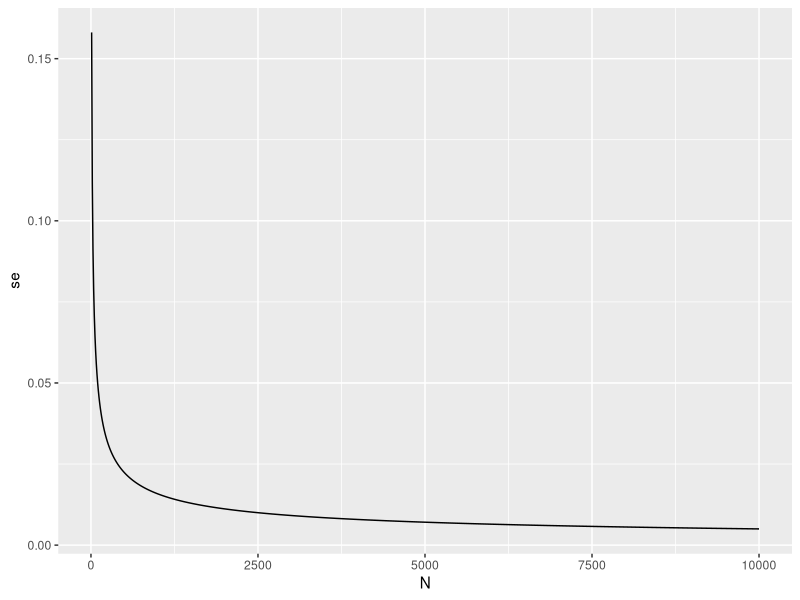
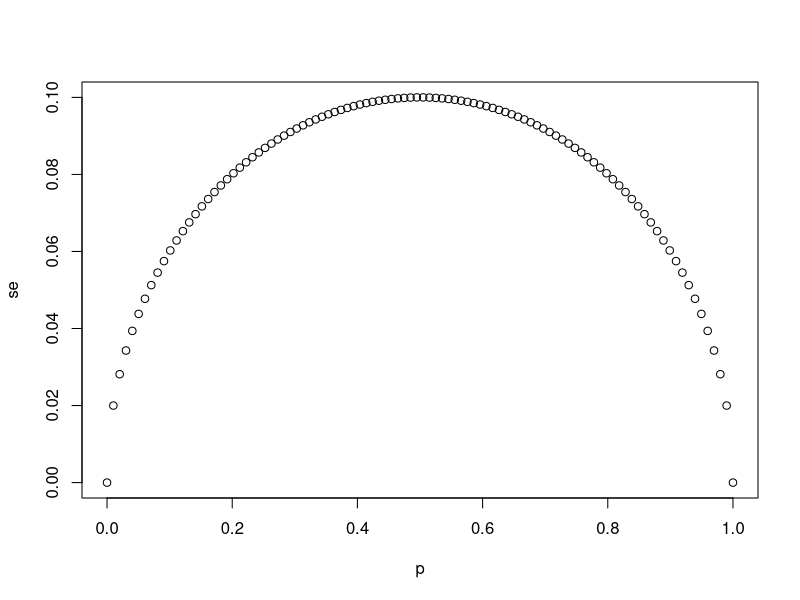
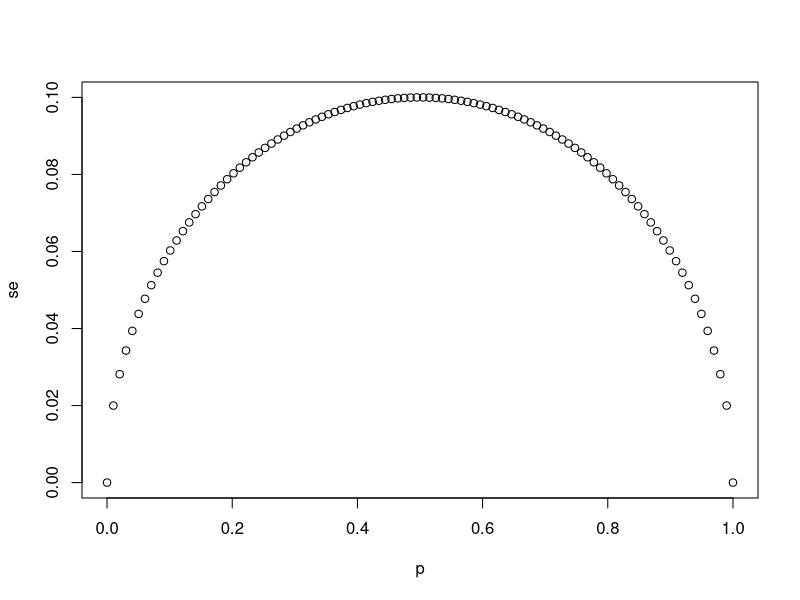
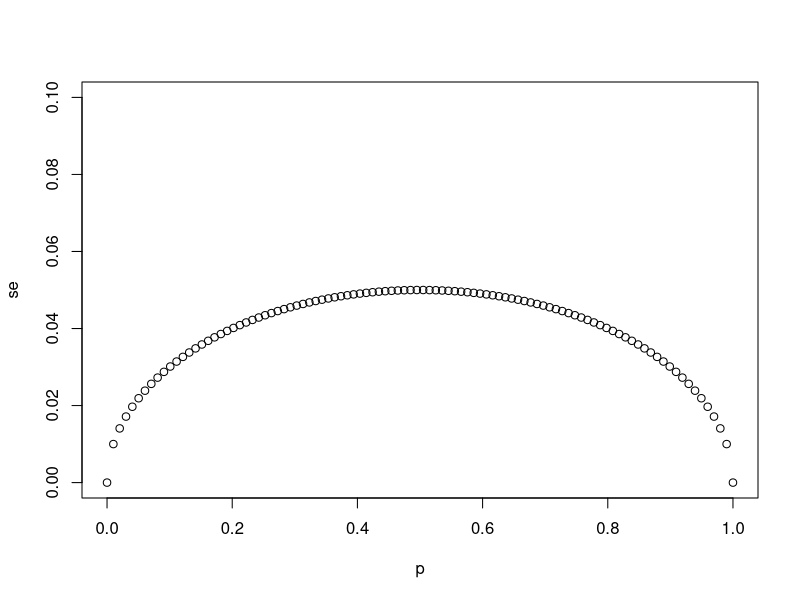
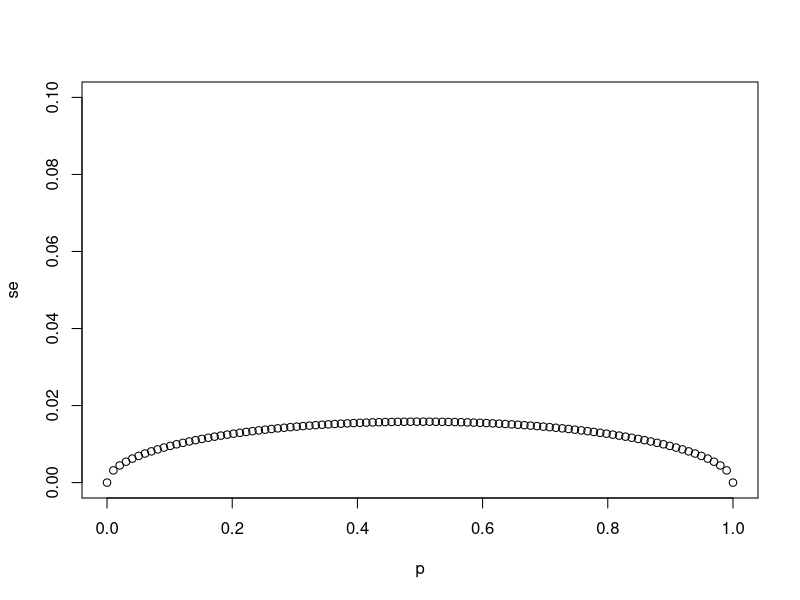
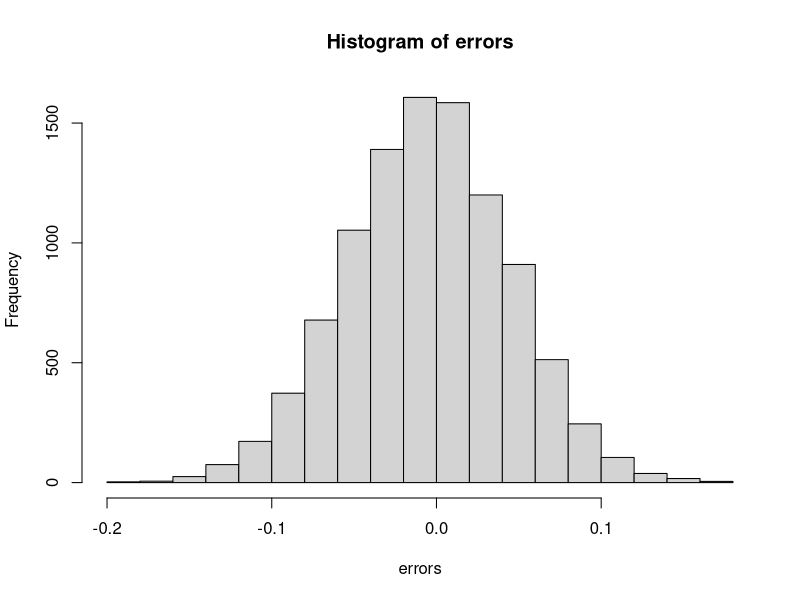
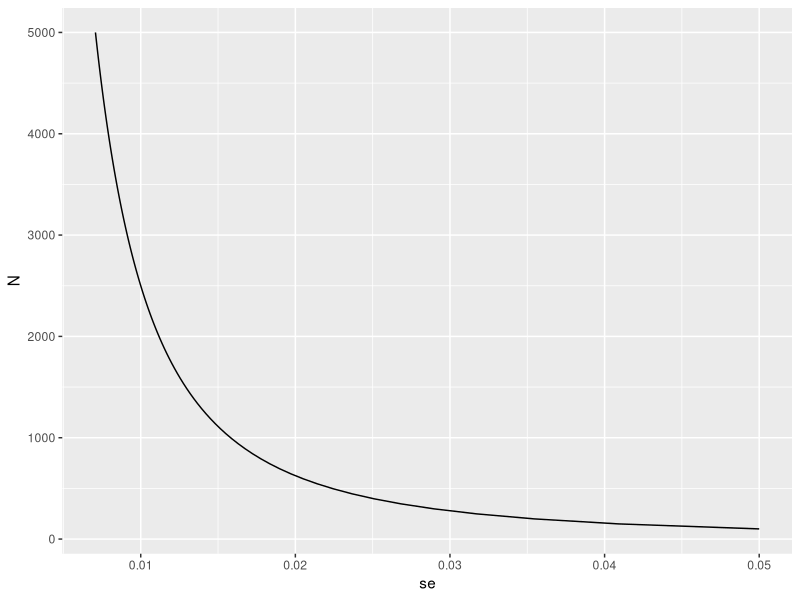
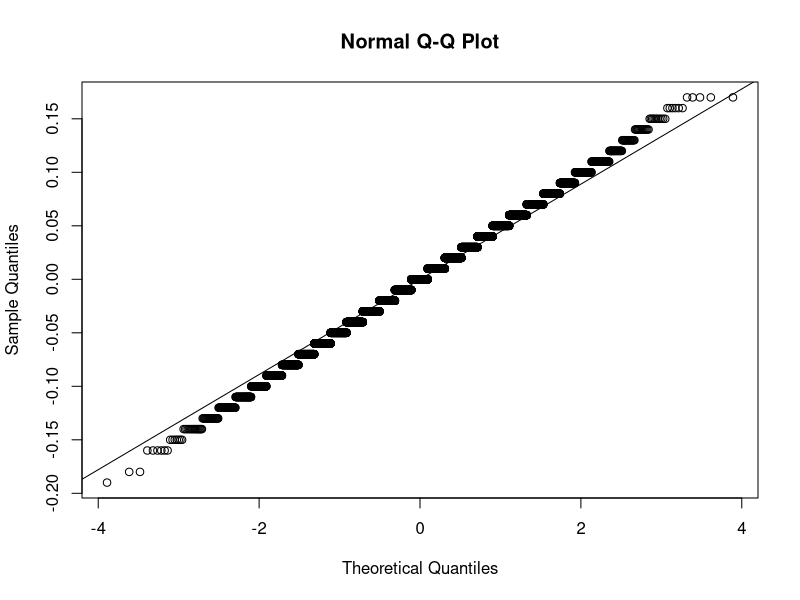

The R source for these figures, in order:
## ---- chunk 1
set.seed(123)
N <- 25
draw_res <- sample(c(0,1), N, replace = T)
sum_draw_res <- sum(draw_res)
X_avg <- sum_draw_res / N
X_avg
## ---- chunk 2
library(ggplot2)

p <- 0.51
Ns <- seq(10,10000, 10)
se_values <- sapply(Ns, function(N){
  sqrt(p*(1-p)/N)
})

se_df <- data.frame(se = se_values, N = Ns)

ggplot(se_df, aes(x = N, y = se))+
  geom_line()
## ---- chunk 3
sqrt(p*(1-p))/sqrt(1000)
## ---- chunk 4
# `N` represents the number of people polled
N <- 25

# Create a variable `p` that contains 100 proportions ranging from 0 to 1 using the `seq` function
p <- seq(0,1, length = 100)

# Create a variable `se` that contains the standard error of each sample average
se <- sqrt(p * (1 - p)/N)

# Plot `p` on the x-axis and `se` on the y-axis
plot(p,se)
## ---- chunk 5
# The vector `p` contains 100 proportions of Democrats ranging from 0 to 1 using the `seq` function
p <- seq(0, 1, length = 100)

# The vector `sample_sizes` contains the three sample sizes
sample_sizes <- c(25, 100, 1000)

# Write a for-loop that calculates the standard error `se` for every value of `p` for each of the three samples sizes `N` in the vector `sample_sizes`. Plot the three graphs, using the `ylim` argument to standardize the y-axis across all three plots.
for(N in sample_sizes){
  se <- sqrt(p*(1-p)/N)
  plot(p, se, ylim = c(0,0.5/sqrt(25)))
}
## ---- chunk 6
# `N` represents the number of people polled
N <- 25

# `p` represents the proportion of Democratic voters
p <- 0.45

# Calculate the standard error of the spread. Print this value to the console.
#SE[^X - (1 - ^X)] = SE[2^X -1] = 2SE[^X] = 2sqrt(p(1-p)/N)

2*sqrt(p*(1-p)/N)
## ---- chunk 7
x_hat <- 0.48
se <- sqrt(x_hat*(1-x_hat)/25)
se
## ---- chunk 8
pnorm(0.01/se) - pnorm(-0.01/se)
## ---- chunk 9
1.96*se
## ---- chunk 10
pnorm(1.96) - pnorm(-1.96)
## ---- chunk 11
B <- 10000
N <- 1000
x_hat <- replicate(B, {
  x <- sample(c(0,1), size = N, replace = TRUE, prob = c(1-p, p))
  mean(x)
})
## ---- chunk 12
p <- 0.45
N <- 1000

x <- sample(c(0,1), size = N, replace = TRUE, prob = c(1-p, p))
x_hat <- mean(x)

## ---- chunk 13
B <- 10000
x_hat <- replicate(B, {
  x <- sample(c(0,1), size = N, replace = TRUE, prob = c(1-p, p))
  mean(x)
})

mean(x_hat)
sd(x_hat)
## ---- chunk 14
# Write a function called `take_sample` that takes `p` and `N` as arguements and returns the average value of a randomly sampled population.
take_sample <- function(p, N){
  draws <- sample(c(1,0), size = N, replace = T, prob = c(p,1-p))
  mean(draws)
}


# Use the `set.seed` function to make sure your answer matches the expected result after random sampling
set.seed(1)

# Define `p` as the proportion of Democrats in the population being polled
p <- 0.45

# Define `N` as the number of people polled
N <- 100

# Call the `take_sample` function to determine the sample average of `N` randomly selected people from a population containing a proportion of Democrats equal to `p`. Print this value to the console.
take_sample(p,N)
## ---- chunk 15
# Define `p` as the proportion of Democrats in the population being polled
p <- 0.45

# Define `N` as the number of people polled
N <- 100

# The variable `B` specifies the number of times we want the sample to be replicated
B <- 10000

# Use the `set.seed` function to make sure your answer matches the expected result after random sampling
set.seed(1)

# Create an objected called `errors` that replicates subtracting the result of the `take_sample` function from `p` for `B` replications
errors <- replicate(B, p - take_sample(p, N))

# Calculate the mean of the errors. Print this value to the console.
mean(errors)
## ---- chunk 16
mean(errors)
hist(errors)
## ---- chunk 17
# Define `p` as the proportion of Democrats in the population being polled
p <- 0.45

# Define `N` as the number of people polled
N <- 100

# The variable `B` specifies the number of times we want the sample to be replicated
B <- 10000

# Use the `set.seed` function to make sure your answer matches the expected result after random sampling
set.seed(1)

# We generated `errors` by subtracting the estimate from the actual proportion of Democratic voters
errors <- replicate(B, p - take_sample(p, N))

# Calculate the mean of the absolute value of each simulated error. Print this value to the console.
mean(abs(errors))
## ---- chunk 18
# Define `p` as the proportion of Democrats in the population being polled
p <- 0.45

# Define `N` as the number of people polled
N <- 100

# The variable `B` specifies the number of times we want the sample to be replicated
B <- 10000

# Use the `set.seed` function to make sure your answer matches the expected result after random sampling
set.seed(1)

# We generated `errors` by subtracting the estimate from the actual proportion of Democratic voters
errors <- replicate(B, p - take_sample(p, N))

# Calculate the standard deviation of `errors`
sqrt(mean(errors^2))
## ---- chunk 19
# Define `p` as the expected value equal to 0.45
p <- 0.45

# Define `N` as the sample size
N <- 100

# Calculate the standard error
se <- sqrt(p*(1-p)/N)
se
## ---- chunk 20
# Define `p` as a proportion of Democratic voters to simulate
p <- 0.45

# Define `N` as the sample size
N <- 100

# Use the `set.seed` function to make sure your answer matches the expected result after random sampling
set.seed(1)

# Define `X` as a random sample of `N` voters with a probability of picking a Democrat ('1') equal to `p`
X <- sample(c(1,0), replace = T, size = N, prob = c(p,1-p))

# Define `X_bar` as the average sampled proportion
X_bar <- mean(X)

# Calculate the standard error of the estimate. Print the result to the console.
se <- sqrt(X_bar*(1-X_bar)/N)
se
## ---- chunk 21
N <- seq(100, 5000, len = 100)
p <- 0.5
se <- sqrt(p*(1-p)/N)

ggplot(data.frame(se, N), aes(x = se, y = N))+geom_line()
## ---- chunk 22
qqnorm(errors)
qqline(errors)
## ---- chunk 23
p <- 0.45
N <- 100
1 - pnorm(0.5, p, sqrt(p*(1-p)/N))
## ---- chunk 24
N <-100
X_hat <- 0.51
se_hat <- sqrt(X_hat*(1-X_hat)/N)
1 - pnorm(.01, 0, se_hat) + pnorm(-0.01, 0, se_hat)
## ---- chunk 25
p <- 0.45
N <- 1000

set.seed(123)
x <- sample(c(0, 1), size = N, replace = TRUE, prob = c(1-p, p))
x_hat <- mean(x)
se_hat <- sqrt(x_hat * (1 - x_hat) / N)
c(x_hat - 1.96 * se_hat, x_hat + 1.96 * se_hat)

set.seed(189)
x <- sample(c(0, 1), size = N, replace = TRUE, prob = c(1-p, p))
x_hat <- mean(x)
se_hat <- sqrt(x_hat * (1 - x_hat) / N)
c(x_hat - 1.96 * se_hat, x_hat + 1.96 * se_hat)
## ---- chunk 26
pnorm(1.96) - pnorm(-1.96)
## ---- chunk 27
p <- 0.995
z <- qnorm(p)
pnorm(z) - pnorm(-z)
## ---- chunk 28
qnorm(0.975)


# expected p

p <- c(0.9, 0.95, 0.99)
a <- 1 - p
z <- qnorm(1-a/2)
pnorm(z) - pnorm(-z)
## ---- chunk 29
library(dplyr)
p <- 0.45
N <- 1000
B <- 10000
inside <- replicate(B, {
  x <- sample(c(0,1), size = N, replace = TRUE, prob = c(1-p, p))
  x_hat <- mean(x)
  se_hat <- sqrt(x_hat * (1 - x_hat) / N)
  between(p, x_hat - 1.96 * se_hat, x_hat + 1.96 * se_hat)
})
mean(inside)
## ---- chunk 30
library(tidyverse)
library(dslabs)
data(polls_us_election_2016)

# Generate an object `polls` that contains data filtered for polls that ended on or after October 31, 2016 in the United States
polls <- polls_us_election_2016 |> 
  filter(enddate >= "2016-10-31" & state == "U.S.")


# How many rows does `polls` contain? Print this value to the console.
nrow(polls)

# Assign the sample size of the first poll in `polls` to a variable called `N`. Print this value to the console.
N <- head(polls$samplesize,1)
N


# For the first poll in `polls`, assign the estimated percentage of Clinton voters to a variable called `X_hat`. Print this value to the console.
X_hat <- head(polls$rawpoll_clinton,1)/100
X_hat

# Calculate the standard error of `X_hat` and save it to a variable called `se_hat`. Print this value to the console.
se_hat <- sqrt(X_hat * (1 - X_hat) / N)
se_hat

# Use `qnorm` to calculate the 95% confidence interval for the proportion of Clinton voters. Save the lower and then the upper confidence interval to a variable called `ci`.
a <- 0.05
z <- qnorm(1-a/2)
ci <- c(X_hat - z * se_hat, X_hat + z * se_hat)
ci
## ---- chunk 31
# Create a new object called `pollster_results` that contains columns for pollster name, end date, X_hat, se_hat, lower confidence interval, and upper confidence interval for each poll.
polls <- mutate(polls, X_hat = polls$rawpoll_clinton/100, se_hat = sqrt(X_hat*(1-X_hat)/polls$samplesize), lower = X_hat - qnorm(0.975)*se_hat, upper = X_hat + qnorm(0.975)*se_hat)
pollster_results <- select(polls, pollster, enddate, X_hat, se_hat, lower, upper)
pollster_results
## ---- chunk 32
# Add a logical variable called `hit` that indicates whether the actual value exists within the confidence interval of each poll. Summarize the average `hit` result to determine the proportion of polls with confidence intervals include the actual value. Save the result as an object called `avg_hit`.
avg_hit <- pollster_results %>% mutate(hit=(lower<0.482 & upper>0.482))
avg_hit
## ---- chunk 33
avg_hit %>% summarise(mean(hit))
## ---- chunk 34
# contrast that p is understimate

ggplot(avg_hit)+
  geom_point(aes(y = pollster, x = X_hat, color = hit))+
  geom_vline(xintercept = 0.482)
## ---- chunk 35
# Add a statement to this line of code that will add a new column named `d_hat` to `polls`. The new column should contain the difference in the proportion of voters.
polls <- polls_us_election_2016 %>% filter(enddate >= "2016-10-31" & state == "U.S.") %>% 
  mutate(d_hat = rawpoll_clinton/100 - rawpoll_trump/100)

## ---- chunk 36
N <- polls$samplesize[1]
d_hat <- polls$d_hat[1]
X_hat <- (d_hat+1)/2
se_hat <- 2*sqrt(X_hat*(1-X_hat)/N)
d_hat + c(-1,1)*pnorm(0.975)*se_hat
## ---- chunk 37
polls %>% mutate(X_hat = (d_hat+1)/2, se_hat = 2*sqrt(X_hat*(1-X_hat)/samplesize),
                 lower = d_hat - pnorm(0.975)*se_hat, upper = d_hat + pnorm(0.975)*se_hat, 
                 hit = lower<=0.021 & upper>=0.021) %>%
  select(pollster, enddate, d_hat, lower, upper, hit) 
## ---- chunk 38
polls %>% mutate(X_hat = (d_hat+1)/2, se_hat = 2*sqrt(X_hat*(1-X_hat)/samplesize),
                 lower = d_hat - pnorm(0.975)*se_hat, upper = d_hat + pnorm(0.975)*se_hat, 
                 hit = lower<=0.021 & upper>=0.021) %>%
  select(pollster, enddate, d_hat, lower, upper, hit) %>% 
  summarize(mean(hit))
## ---- chunk 39
polls %>% mutate(error = d_hat - 0.021) %>%
  ggplot(aes(pollster, error)) +
  geom_point() +
  theme(axis.text.x = element_text(angle = 90, hjust = 1))
## ---- chunk 40
polls %>% mutate(error = d_hat - 0.021) %>%
  group_by(pollster) %>%
  filter(n() >= 5) %>%
  ggplot(aes(pollster, error)) +
  geom_point() +
  theme(axis.text.x = element_text(angle = 90, hjust = 1))
## ---- chunk 41
N <- 25
x_hat <- 0.48
(2 * x_hat - 1) + c(-1.96, 1.96) * 2 * sqrt(x_hat * (1 - x_hat) / N)
## ---- chunk 42
N <- 100
z <- sqrt(N)*0.02/0.5
1 - (pnorm(z) - pnorm(-z))
## ---- chunk 43
library(tidyverse)
library(dslabs)
d <- 0.039
Ns <- c(1298, 533, 1342, 897, 774, 254, 812, 324, 1291, 1056, 2172, 516)
p <- (d + 1) / 2

polls <- map_df(Ns, function(N) {
  x <- sample(c(0,1), size=N, replace=TRUE, prob=c(1-p, p))
  x_hat <- mean(x)
  se_hat <- sqrt(x_hat * (1 - x_hat) / N)
  list(estimate = 2 * x_hat - 1, 
    low = 2*(x_hat - 1.96*se_hat) - 1, 
    high = 2*(x_hat + 1.96*se_hat) - 1,
    sample_size = N)
}) |> mutate(poll = as.factor(seq_along(Ns)))

ggplot(polls, aes(x = estimate, y = poll)) +
  geom_point(color = "deepskyblue")+
  geom_segment(aes(x = low, xend = high, y = poll, yend = poll), color = "deepskyblue")
## ---- chunk 44
sum(polls$sample_size)
## ---- chunk 45
d_hat <- polls |> 
  summarize(avg = sum(estimate*sample_size) / sum(sample_size)) |> 
  pull(avg)
## ---- chunk 46
data(polls_us_election_2016)
## ---- chunk 47
polls <- polls_us_election_2016 |> 
  filter(state == "U.S." & enddate >= "2016-10-31" &
           (grade %in% c("A+","A","A-","B+") | is.na(grade))) |>
  mutate(spread = rawpoll_clinton/100 - rawpoll_trump/100)
## ---- chunk 48
d_hat <- polls |>
  summarize(d_hat = sum(spread*samplesize) / sum(samplesize),
            p_hat = (d_hat+1)/2,
            moe = 1.96 * 2 * sqrt(p_hat * (1 - p_hat) / sum(samplesize)))

d_hat
## ---- chunk 49
polls |>
  ggplot(aes(spread)) +
  geom_histogram(color="black", binwidth = .01)
## ---- chunk 50
polls |> group_by(pollster) |> summarize(n())

polls |> ggplot(aes(x = spread, y = pollster))+geom_point()+theme_minimal()
## ---- chunk 51
polls |> group_by(pollster) |> 
  filter(n() >= 6) |>
  summarize(d_hat = sum(spread*samplesize) / sum(samplesize),
            p_hat = (d_hat+1)/2,
            moe = 1.96 * 2 * sqrt(p_hat * (1 - p_hat) / sum(samplesize)),
            se = 2 * sqrt(p_hat * (1-p_hat) / median(samplesize))) %>%
  select(pollster, se)
## ---- chunk 52
one_poll_per_pollster <- polls |> group_by(pollster) |> 
  filter(enddate == max(enddate)) |>
  ungroup()

ggplot(one_poll_per_pollster, aes(x = spread))+geom_histogram()
## ---- chunk 53
sd(one_poll_per_pollster$spread)
## ---- chunk 54
results <- one_poll_per_pollster |> 
  summarize(avg = mean(spread), 
            se = sd(spread) / sqrt(length(spread))) |> 
  mutate(start = avg - 1.96 * se, 
         end = avg + 1.96 * se) 
round(results * 100, 1)
## ---- chunk 55
# Load the 'dslabs' package and data contained in 'heights'
library(dslabs)
data(heights)

# Make a vector of heights from all males in the population
x <- heights %>% filter(sex == "Male") %>%
  .$height

# Calculate the population average. Print this value to the console.
mean(x)

# Calculate the population standard deviation. Print this value to the console.
sd(x)
## ---- chunk 56
# Use the `set.seed` function to make sure your answer matches the expected result after random sampling
set.seed(1)

# Define `N` as the number of people measured
N <- 50

# Define `X` as a random sample from our population `x`
X <- sample(x, N, replace = TRUE)

# Calculate the sample average. Print this value to the console.
mean(X)

# Calculate the sample standard deviation. Print this value to the console.
sd(X)
## ---- chunk 57
# Use the `set.seed` function to make sure your answer matches the expected result after random sampling
set.seed(1)

# Define `N` as the number of people measured
N <- 50

# Define `X` as a random sample from our population `x`
X <- sample(x, N, replace = TRUE)

# Define `se` as the standard error of the estimate. Print this value to the console.
X_hat <- mean(X)
se_hat <- sd(X)
se <- se_hat / sqrt(N)
se

# Construct a 95% confidence interval for the population average based on our sample. Save the lower and then the upper confidence interval to a variable called `ci`.
alpha <- 0.05 / 2
low_interval <- qnorm(0 + alpha, X_hat, se)
up_interval <- qnorm(1 - alpha, X_hat, se)
ci <- c(low_interval, up_interval)
ci
## ---- chunk 58
# Define `mu` as the population average
mu <- mean(x)

# Use the `set.seed` function to make sure your answer matches the expected result after random sampling
set.seed(1)

# Define `N` as the number of people measured
N <- 50

# Define `B` as the number of times to run the model
B <- 10000

# Define an object `res` that contains a logical vector for simulated intervals that contain mu
res <- replicate(B, {
  X <- sample(x, N, replace = T)
  X_hat <- mean(X)
  se_hat <- sd(X)
  se <- se_hat / sqrt(N)
  alpha <- 0.05 / 2
  low_interval <- qnorm(0 + alpha, X_hat, se)
  up_interval <- qnorm(1 - alpha, X_hat, se)
  between(mu, low_interval, up_interval)
})

mean(res)
## ---- chunk 59
data(polls_us_election_2016)
polls <- polls_us_election_2016 |> 
  filter(pollster %in% c("Rasmussen Reports/Pulse Opinion Research",
                         "The Times-Picayune/Lucid") &
           enddate >= "2016-10-15" &
           state == "U.S.") |> 
  mutate(spread = rawpoll_clinton/100 - rawpoll_trump/100)

polls %>% ggplot(aes(x = pollster, y = spread))+
  geom_boxplot()+
  geom_point()

## ---- chunk 60
# Create an object called `sigma` that contains a column for `pollster` and a column for `s`, the standard deviation of the spread
sigma <- polls %>% group_by(pollster) %>% summarise(s = sd(spread))

# Print the contents of sigma to the console
sigma
## ---- chunk 61
# Create an object called `res` that summarizes the average, standard deviation, and number of polls for the two pollsters.
res <- polls %>% group_by(pollster) %>% summarize(avg=mean(spread), s = sd(spread), N=n())

# Store the difference between the larger average and the smaller in a variable called `estimate`. Print this value to the console.
estimate <- max(res$avg) - min(res$avg)
estimate

# Store the standard error of the estimates as a variable called `se_hat`. Print this value to the console.
# sqrt(σ2/N2 + σ1/N1)
se_hat <- sqrt(res$s[2]^2/res$N[2] + res$s[1]^2/res$N[1])
se_hat

# Calculate the 95% confidence interval of the spreads. Save the lower and then the upper confidence interval to a variable called `ci`.
a <- 0.05
z <- qnorm(1-a/2)
ci <- c(estimate - z * se_hat, estimate + z * se_hat)
ci
## ---- chunk 62
# We made an object `res` to summarize the average, standard deviation, and number of polls for the two pollsters.
res <- polls %>% group_by(pollster) %>% 
  summarize(avg = mean(spread), s = sd(spread), N = n()) 

# The variables `estimate` and `se_hat` contain the spread estimates and standard error, respectively.
estimate <- res$avg[2] - res$avg[1]
se_hat <- sqrt(res$s[2]^2/res$N[2] + res$s[1]^2/res$N[1])

# Calculate the p-value
2 * (1 - pnorm(estimate / se_hat, 0, 1))
## ---- chunk 63
prev <- 1 / 4000
N <- 100000
outcome <- sample(c("Disease","Healthy"), N, replace = TRUE, 
                  prob = c(prev, 1 - prev))

N_D <- sum(outcome == "Disease")
N_D
N_H <- sum(outcome == "Healthy")
N_H
## ---- chunk 64
accuracy <- 0.99
test <- vector("character", N)
test[outcome == "Disease"]  <- sample(c("+", "-"), N_D, replace = TRUE, 
                                    prob = c(accuracy, 1 - accuracy))
test[outcome == "Healthy"]  <- sample(c("-", "+"), N_H, replace = TRUE, 
                                    prob = c(accuracy, 1 - accuracy))
## ---- chunk 65
table(outcome, test)
## ---- chunk 66
data.frame(Month = "April", "At Bats" = 20, H = 9, AVG = 0.45)
## ---- chunk 67
se <- sqrt((0.45*(1-0.450))/20)
ci <- c(0.45 - se*2, 0.45 + se*2)
ci
## ---- chunk 68
B <- (0.111^2)/(0.111^2 + 0.027^2) # 0.944
E <- 0.275 + (1-B)*(0.45-0.275) # 0.285
E

SE <- 1/(1/.111^2 + 1/0.027^2)
SE

SD <- sqrt(SE)
## ---- chunk 69
# Define `Pr_1` as the probability of the first son dying of SIDS
Pr_1 <- 1/8500

# Define `Pr_2` as the probability of the second son dying of SIDS
Pr_2 <- 1/100

# Calculate the probability of both sons dying of SIDS. Print this value to the console.
Pr_1*Pr_2
## ---- chunk 70
# Define `Pr_1` as the probability of the first son dying of SIDS
Pr_1 <- 1/8500

# Define `Pr_2` as the probability of the second son dying of SIDS
Pr_2 <- 1/100

# Define `Pr_B` as the probability of both sons dying of SIDS
Pr_B <- Pr_1*Pr_2

# Define Pr_A as the rate of mothers that are murderers
Pr_A <- 1/1000000

# Define Pr_BA as the probability that two children die without evidence of harm, given that their mother is a murderer
Pr_BA <- 0.50

# Define Pr_AB as the probability that a mother is a murderer, given that her two children died with no evidence of physical harm. Print this value to the console.
Pr_AB <- Pr_BA*Pr_A/Pr_B
Pr_AB
## ---- chunk 71
library(tidyverse)
library(dslabs)
data(polls_us_election_2016)
polls <- polls_us_election_2016 |> 
  filter(state == "Florida" & enddate >= "2016-11-04" ) |> 
  mutate(spread = rawpoll_clinton/100 - rawpoll_trump/100)
## ---- chunk 72
results <- polls %>% summarize(avg = mean(spread),  se = sd(spread)/sqrt(n()))
## ---- chunk 73
# Define `mu` and `tau`
mu <- 0
tau <- 0.01

# Define a variable called `sigma` that contains the standard error in the object `results
sigma <- results$se

# Define a variable called `Y` that contains the average in the object `results`
Y <- results$avg

# Define a variable `B` using `sigma` and `tau`. Print this value to the console.
#B = sd^2 / (sd^2 + r^2)
B <- sigma^2 / (sigma^2 + tau^2)

# Calculate the expected value of the posterior distribution
#E(p | Y = y) = Bu + (1-B)y = u + (1-B)(y-u)
mu + (1-B)*(Y-mu)

# Compute the standard error of the posterior distribution. Print this value to the console.
sqrt(1 / (1 / sigma ^2 + 1 / tau ^2))
## ---- chunk 74
# Here are the variables we have defined in previous exercises
mu <- 0
tau <- 0.01
sigma <- results$se
Y <- results$avg
B <- sigma^2 / (sigma^2 + tau^2)
se <- sqrt( 1/ (1/sigma^2 + 1/tau^2))

# Construct the 95% credible interval. Save the lower and then the upper confidence interval to a variable called `ci`.
est <- B * mu + (1 - B) * Y
est

ci <- c(est - qnorm(0.975) * se, est + qnorm(0.975) * se)
ci
## ---- chunk 75
library(tidyverse)
library(dslabs)
data("research_funding_rates")
research_funding_rates |> select(discipline, applications_total, 
                                  success_rates_total) |> head()


totals <- research_funding_rates |> 
  select(-discipline) |> 
  summarize_all(sum) |>
  summarize(yes_men = awards_men, 
            no_men = applications_men - awards_men, 
            yes_women = awards_women, 
            no_women = applications_women - awards_women) 

totals |> summarize(percent_men = yes_men/(yes_men+no_men),
                     percent_women = yes_women/(yes_women+no_women))
## ---- chunk 76
tab <- matrix(c(3,1,1,3),2,2)
rownames(tab)<-c("Poured Before","Poured After")
colnames(tab)<-c("Guessed before","Guessed after")
tab

fisher.test(tab, alternative="greater")$p.value
## ---- chunk 77
totals |> summarize(percent_men = yes_men/(yes_men+no_men),
                     percent_women = yes_women/(yes_women+no_women))
## ---- chunk 78
rate <- totals |>
  summarize(percent_total = 
              (yes_men + yes_women)/
              (yes_men + no_men +yes_women + no_women)) |>
  pull(percent_total)
rate
## ---- chunk 79
two_by_two <- data.frame(awarded = c("no", "yes"), 
                     men = c(totals$no_men, totals$yes_men),
                     women = c(totals$no_women, totals$yes_women))
two_by_two
## ---- chunk 80
data.frame(awarded = c("no", "yes"), 
       men = (totals$no_men + totals$yes_men) * c(1 - rate, rate),
       women = (totals$no_women + totals$yes_women) * c(1 - rate, rate))
## ---- chunk 81
chisq_test <- two_by_two |> select(-awarded) |> chisq.test()
chisq_test$p.value
## ---- chunk 82
odds_men <- with(two_by_two, (men[2]/sum(men)) / (men[1]/sum(men)))
odds_men
## ---- chunk 83
odds_women <- with(two_by_two, (women[2]/sum(women)) / (women[1]/sum(women)))
odds_women
## ---- chunk 84
odds_men / odds_women
## ---- chunk 85
data.frame(awarded = c("yes", "no"), 
       men = c("a","c"),
       women = c("b","d"))
## ---- chunk 86
log_or <- log(odds_men / odds_women)
se <- two_by_two |> select(-awarded) |>
  summarize(se = sqrt(sum(1/men) + sum(1/women))) |>
  pull(se)
ci <- log_or + c(-1,1) * qnorm(0.975) * se
odds_ratio <- exp(ci)
odds_ratio
## ---- chunk 87
2*(1 - pnorm(log_or, 0, se))
## ---- chunk 88
two_by_two_x_10 <- two_by_two |> 
  select(-awarded) |>
  mutate(men = men*10, women = women*10) 
chisq.test(two_by_two_x_10)$p.value
## ---- chunk 89
N <- 500
win_rate <- 0.7
wins <- N * win_rate
losses <- 500 - wins

athlete_performance <- matrix(c(wins, losses, 8, 9),2,2)
rownames(athlete_performance) <- c("wins", "losses")
colnames(athlete_performance) <- c("career","olympics")
athlete_performance

chisq_test <- athlete_performance |> chisq.test()
chisq_test$p.value

# As p > 0.05 we do not reject H0 =>  a p-value of 0.08 suggests that there may not be strong evidence to conclude that the athlete's performance in career matches and in the Olympics are significantly related. we cannot confirm that the losing record in important events is simply due to chance.
## ---- chunk 90
fisher_test <- athlete_performance |> fisher.test()
fisher_test$p.value
## ---- chunk 91
athlete_performance <- as.data.frame(athlete_performance)
odds_career <- with(athlete_performance, (career[2]/sum(career)) / (career[1]/sum(career)))
odds_olympics <- with(athlete_performance, (olympics[2]/sum(olympics)) / (olympics[1]/sum(olympics)))
odds_ratio <- odds_career / odds_olympics

log_or <- log(odds_career / odds_olympics)
se <- athlete_performance |>
  summarize(se = sqrt(sum(1/career) + sum(1/olympics))) |>
  pull(se)
ci <- log_or + c(-1,1) * qnorm(0.975) * se
odds_ratio <- exp(ci)
odds_ratio
